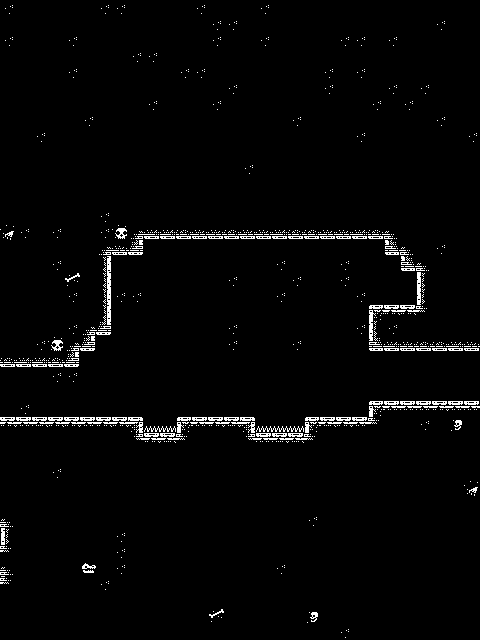

Tiled map render using the project's own tile images. Description and the map definition, with tile-layer contents summarised, below:
An orthogonal 30x40 tile map with 16x16 px tiles, 3 tile layers (BG, Walls, Obstacles) and 18 objects.

<map version="1.5" tiledversion="1.7.1" orientation="orthogonal" renderorder="right-down" width="30" height="40" tilewidth="16" tileheight="16" infinite="0" nextlayerid="9" nextobjectid="29">
 <tileset firstgid="1" source="../Art/TileSet/Dow_TileSet.tsx" />
 <layer id="1" name="BG" width="30" height="40">
  <data>[1200 cells, 600 non-empty, 1 distinct tile ids]</data>
 </layer>
 <layer id="2" name="Walls" width="30" height="40">
  <data>[1200 cells, 1200 non-empty, 41 distinct tile ids]</data>
 </layer>
 <layer id="7" name="Obstacles" width="30" height="40">
  <data>[1200 cells, 5 non-empty, 1 distinct tile ids]</data>
 </layer>
 <objectgroup id="8" name="Obstacles_Collision">
  <object id="27" x="144.224" y="426.005" width="32" height="6.00892">
   <properties>
    <property name="unity:istrigger" value="true" />
    <property name="unity:tag" value="Spike" />
   </properties>
  </object>
  <object id="28" x="256.099" y="426.005" width="47.9014" height="6.00892">
   <properties>
    <property name="unity:istrigger" value="true" />
    <property name="unity:tag" value="Spike" />
   </properties>
  </object>
 </objectgroup>
 <objectgroup id="3" name="Walls_Collision">
  <object id="3" x="0" y="416" width="144" height="192">
   <properties>
    <property name="unity:layer" value="Ground" />
    <property name="unity:tag" value="Ground" />
   </properties>
  </object>
  <object id="5" x="32" y="192" width="416" height="48">
   <properties>
    <property name="unity:layer" value="Ground" />
    <property name="unity:tag" value="Ground" />
   </properties>
  </object>
  <object id="6" x="32" y="256" width="80" height="80">
   <properties>
    <property name="unity:layer" value="Ground" />
    <property name="unity:tag" value="Ground" />
   </properties>
  </object>
  <object id="7" x="80" y="336" width="16" height="16">
   <properties>
    <property name="unity:layer" value="Ground" />
    <property name="unity:tag" value="Ground" />
   </properties>
  </object>
  <object id="8" x="0" y="336" width="80" height="32">
   <properties>
    <property name="unity:layer" value="Ground" />
    <property name="unity:tag" value="Ground" />
   </properties>
  </object>
  <object id="11" x="384" y="240" width="64" height="16">
   <properties>
    <property name="unity:layer" value="Ground" />
    <property name="unity:tag" value="Ground" />
   </properties>
  </object>
  <object id="12" x="400" y="256" width="48" height="16">
   <properties>
    <property name="unity:layer" value="Ground" />
    <property name="unity:tag" value="Ground" />
   </properties>
  </object>
  <object id="13" x="416" y="272" width="32" height="16">
   <properties>
    <property name="unity:layer" value="Ground" />
    <property name="unity:tag" value="Ground" />
   </properties>
  </object>
  <object id="14" x="416" y="288" width="32" height="16">
   <properties>
    <property name="unity:layer" value="Ground" />
    <property name="unity:tag" value="Ground" />
   </properties>
  </object>
  <object id="15" x="368" y="304" width="112" height="48">
   <properties>
    <property name="unity:layer" value="Ground" />
    <property name="unity:tag" value="Ground" />
   </properties>
  </object>
  <object id="18" x="144" y="432" width="32" height="32">
   <properties>
    <property name="unity:layer" value="Ground" />
    <property name="unity:tag" value="Ground" />
   </properties>
  </object>
  <object id="19" x="368" y="400" width="112" height="208">
   <properties>
    <property name="unity:layer" value="Ground" />
    <property name="unity:tag" value="Ground" />
   </properties>
  </object>
  <object id="20" x="32" y="240" width="112" height="16">
   <properties>
    <property name="unity:layer" value="Ground" />
    <property name="unity:tag" value="Ground" />
   </properties>
  </object>
  <object id="21" x="256" y="432" width="48" height="32">
   <properties>
    <property name="unity:layer" value="Ground" />
    <property name="unity:tag" value="Ground" />
   </properties>
  </object>
  <object id="26" x="176" y="416" width="80" height="16">
   <properties>
    <property name="unity:layer" value="Ground" />
    <property name="unity:tag" value="Ground" />
   </properties>
  </object>
  <object id="25" x="304" y="416" width="64" height="16">
   <properties>
    <property name="unity:layer" value="Ground" />
    <property name="unity:tag" value="Ground" />
   </properties>
  </object>
 </objectgroup>
</map>
